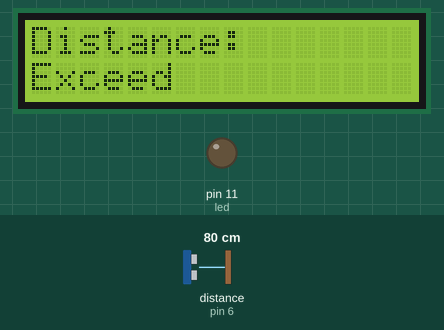
Recording of a sketch running on a simulated Arduino Uno, built with avr-gcc and run on an emulated ATmega328P. On the bench: 16×2 character LCD, output pins drawn as LEDs (lit = HIGH). Wiring (inferred from the names in the program): ultrasonic range finder: trigger pin 5; echo pin 6. The inputs (shaded band) are chosen by the test bench; at power-on: distance to the obstacle (sensor on pin 6) 80 cm. The echo pulse lasts 58.3 µs per cm; pins used as bus, display or sensor lines are not drawn; what the sketch prints to the serial monitor is not drawn.

Above: at 1.2 s.
1.3 s: distance to the obstacle (sensor on pin 6) set to 2 cm
At 2.4 s:
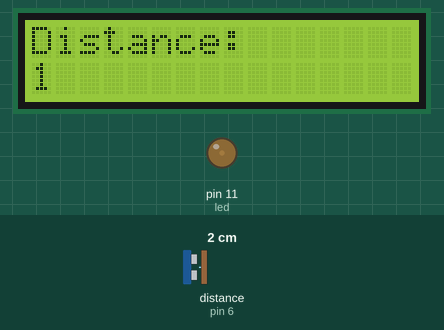
4.3 s: distance to the obstacle (sensor on pin 6) set to 4 cm
At 5.4 s:
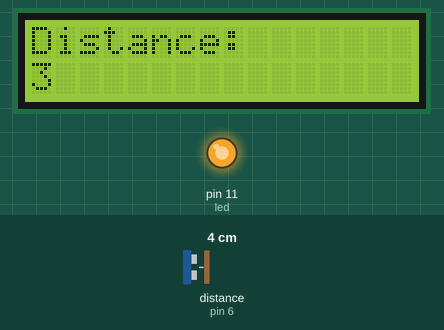
5.8 s: distance to the obstacle (sensor on pin 6) set to 120 cm
At 6.1 s:
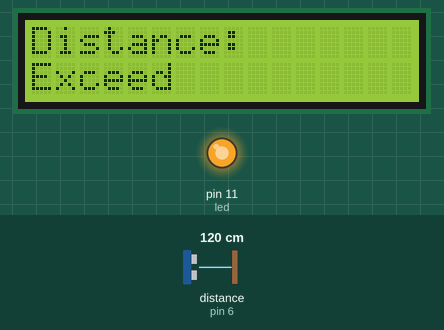
8.8 s: distance to the obstacle (sensor on pin 6) set to 18 cm
10.3 s: distance to the obstacle (sensor on pin 6) set to 16 cm
At 11.5 s:
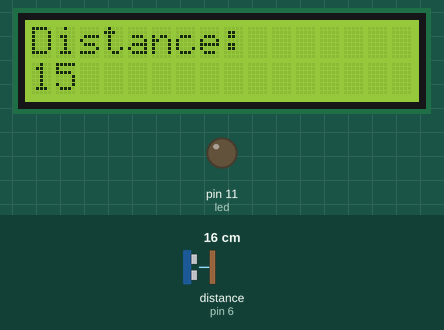
11.8 s: distance to the obstacle (sensor on pin 6) set to 60 cm
At 12.1 s:
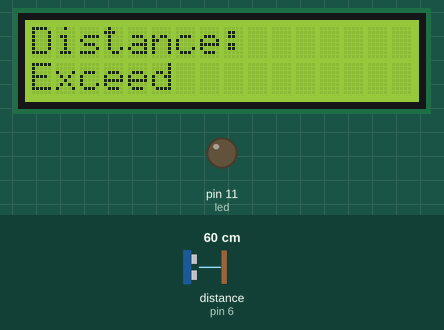
Timing chart, 0 to 14.8 s (numbered marks = the images above; inputs shaded):
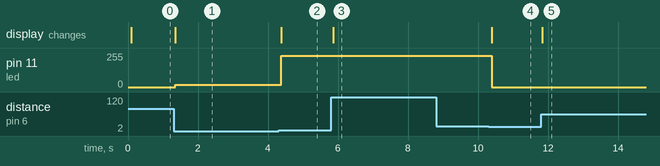

Measured:
- the behaviour switches between 2 and 3 cm on distance to the obstacle (sensor on pin 6) (found by bisection; images 1 and 2)
- the behaviour switches between 17 and 16 cm on distance to the obstacle (sensor on pin 6) (found by bisection; images 3 and 4)
- after the input at 1.3 s, pin 11 (led): 0/255 → 18/255 after 0.05 s; the display: changes after 0.05 s (image 1)
- after the input at 4.3 s, pin 11 (led): 18/255 → 235/255 after 0.07 s; the display: changes after 0.07 s (image 2)
- after the input at 5.8 s, the display: changes after 0.06 s (image 3)
- after the input at 8.8 s, every drawn part: stays the same
- after the input at 10.3 s, pin 11 (led): 235/255 → 0/255 after 0.09 s; the display: changes after 0.09 s (image 4)
- after the input at 11.8 s, the display: changes at once (image 5)

The sketch:

lab2.ino
```cpp
#include<Wire.h>
#include<LiquidCrystal_I2C.h>

// Set the pins on the I2C chip used for LCD connections:
// addr,lcd cols,lcd rows
LiquidCrystal_I2C lcd(0x27,16,2);

#define ECHOPIN 6        // Orange line
#define TRIGPIN 5        // Red line

#define led 11


void setup() {
  Serial.begin (115200);
  pinMode(TRIGPIN, OUTPUT);
  pinMode(ECHOPIN, INPUT);
  pinMode(led, OUTPUT);
  lcd.init(); //intitialize the lcd
  lcd.backlight(); //open the backlight of the lcd
  Wire.begin();
}

// Get the distance from the barrer
int getDis() {
  digitalWrite(TRIGPIN, LOW);
  delayMicroseconds(2);
  digitalWrite(TRIGPIN, HIGH); // Pump out the sigal out of sonar
  delayMicroseconds(10);
  digitalWrite(TRIGPIN, LOW);

  // Distance Calculation
  float timestop = pulseIn(ECHOPIN, HIGH); // get the time when the signal is low
  float distance = ( timestop *0.0336) / 2; // return in microseconds, 1cm requires 29.4ms

  Serial.println(distance);
  return (distance);
}

void loop() {
  int dis = getDis();
//  lcd.clear(); //clear the screen
  lcd.setCursor(0,0);//set the cursor to make the word move right
  lcd.print("Distance: ");
  lcd.setCursor(0,1);//set the cursor to make the word move right

  lcd.print("       "); //erase the dis
  lcd.setCursor(0,1);//set the cursor to make the word move right
  if(dis <= 15) {
    lcd.print(dis); // print out the value of the dis
    analogWrite(led, 294.23-19.62*dis); // send PWM signal for LED
  }
  else
    lcd.print("Exceed");
  delay(50);
}
```
